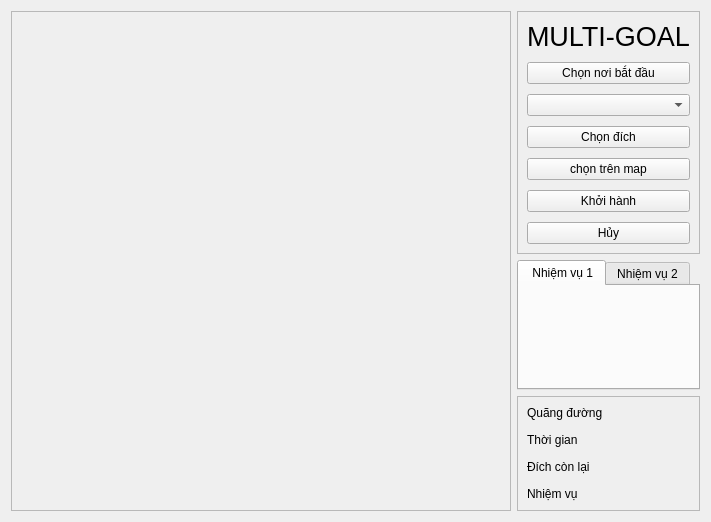
         <widget class="QWidget" name="task2Pg">
          <layout class="QGridLayout" name="gridLayout_3">
           <item row="2" column="1" alignment="Qt::AlignBottom">
            <widget class="QFrame" name="statusTask2Frame">
             <property name="frameShape">
              <enum>QFrame::StyledPanel</enum>
             </property>
             <property name="frameShadow">
              <enum>QFrame::Raised</enum>
             </property>
             <layout class="QVBoxLayout" name="verticalLayout_14">
              <property name="spacing">
               <number>13</number>
              </property>
              <item>
               <widget class="QLabel" name="distanceLastStatus2">
                <property name="text">
                 <string>Quãng đường</string>
                </property>
               </widget>
              </item>
              <item>
               <widget class="QLabel" name="timeLastStatus2">
                <property name="text">
                 <string>Thời gian</string>
                </property>
               </widget>
              </item>
              <item>
               <widget class="QLabel" name="goalLastStatus2">
                <property name="text">
                 <string>Đích còn lại</string>
                </property>
               </widget>
              </item>
              <item>
               <widget class="QLabel" name="taskStatus2">
                <property name="text">
                 <string>Nhiệm vụ</string>
                </property>
               </widget>
              </item>
             </layout>
            </widget>
           </item>
           <item row="0" column="0" rowspan="3">
            <widget class="QFrame" name="map2Frame">
             <property name="minimumSize">
              <size>
               <width>500</width>
               <height>500</height>
              </size>
             </property>
             <property name="frameShape">
              <enum>QFrame::StyledPanel</enum>
             </property>
             <property name="frameShadow">
              <enum>QFrame::Raised</enum>
             </property>
             <layout class="QVBoxLayout" name="verticalLayout_13">
              <item>
               <widget class="QWidget" name="map2Wid" native="true">
                <property name="font">
                 <font>
                  <weight>75</weight>
                  <bold>true</bold>
                 </font>
                </property>
               </widget>
              </item>
             </layout>
            </widget>
           </item>
           <item row="0" column="1">
            <widget class="QFrame" name="task2Frame">
             <property name="maximumSize">
              <size>
               <width>200</width>
               <height>280</height>
              </size>
             </property>
             <property name="frameShape">
              <enum>QFrame::StyledPanel</enum>
             </property>
             <property name="frameShadow">
              <enum>QFrame::Raised</enum>
             </property>
             <layout class="QVBoxLayout" name="verticalLayout_12">
              <property name="spacing">
               <number>10</number>
              </property>
              <item alignment="Qt::AlignHCenter">
               <widget class="QLabel" name="task2">
                <property name="font">
                 <font>
                  <pointsize>20</pointsize>
                 </font>
                </property>
                <property name="text">
                 <string>MULTI-GOAL</string>
                </property>
               </widget>
              </item>
              <item>
               <widget class="QPushButton" name="site2Btn">
                <property name="text">
                 <string>Chọn nơi bắt đầu</string>
                </property>
               </widget>
              </item>
              <item>
               <widget class="QComboBox" name="task2GoalList"/>
              </item>
              <item>
               <widget class="QPushButton" name="task2GoalSelectBtn">
                <property name="text">
                 <string>Chọn đích</string>
                </property>
                <property name="icon">
                 <iconset resource="../resources.qrc">
                  <normaloff>:/white_icons/icons/white_/check-circle.svg</normaloff>:/white_icons/icons/white_/check-circle.svg</iconset>
                </property>
               </widget>
              </item>
              <item>
               <widget class="QPushButton" name="task2GoalBtn">
                <property name="text">
                 <string>chọn trên map</string>
                </property>
                <property name="icon">
                 <iconset resource="../resources.qrc">
                  <normaloff>:/white_icons/icons/white_/map-pin.svg</normaloff>:/white_icons/icons/white_/map-pin.svg</iconset>
                </property>
               </widget>
              </item>
              <item>
               <widget class="QPushButton" name="task2PlayBtn">
                <property name="text">
                 <string>Khởi hành</string>
                </property>
                <property name="icon">
                 <iconset resource="../resources.qrc">
                  <normaloff>:/white_icons/icons/white_/navigation.svg</normaloff>:/white_icons/icons/white_/navigation.svg</iconset>
                </property>
               </widget>
              </item>
              <item>
               <widget class="QPushButton" name="cancel2Btn">
                <property name="text">
                 <string>Hủy</string>
                </property>
                <property name="icon">
                 <iconset resource="../resources.qrc">
                  <normaloff>:/white_icons/icons/white_/delete.svg</normaloff>:/white_icons/icons/white_/delete.svg</iconset>
                </property>
               </widget>
              </item>
             </layout>
            </widget>
           </item>
           <item row="1" column="1">
            <widget class="QTabWidget" name="taskList">
             <property name="maximumSize">
              <size>
               <width>200</width>
               <height>300</height>
              </size>
             </property>
             <property name="currentIndex">
              <number>0</number>
             </property>
             <widget class="QWidget" name="goal1">
              <attribute name="icon">
               <iconset resource="../resources.qrc">
                <normaloff>:/white_icons/icons/white_/package.svg</normaloff>:/white_icons/icons/white_/package.svg</iconset>
              </attribute>
              <attribute name="title">
               <string> Nhiệm vụ 1</string>
              </attribute>
              <layout class="QVBoxLayout" name="verticalLayout_6"/>
             </widget>
             <widget class="QWidget" name="goal2">
              <attribute name="icon">
               <iconset resource="../resources.qrc">
                <normaloff>:/white_icons/icons/white_/package.svg</normaloff>:/white_icons/icons/white_/package.svg</iconset>
              </attribute>
              <attribute name="title">
               <string>Nhiệm vụ 2</string>
              </attribute>
             </widget>
            </widget>
           </item>
          </layout>
         </widget>
